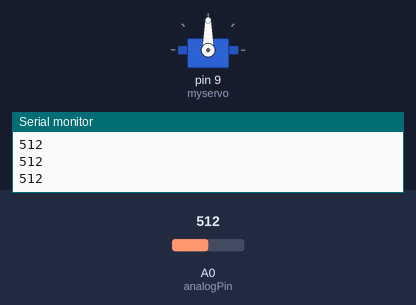
The sketch below on a simulated Arduino Uno, built with avr-gcc and run on an emulated ATmega328P. Shown: servo, the last lines printed to the serial monitor. The inputs (shaded band) are chosen by the test bench; at power-on: A0 (analogPin) = 512.

Above: at 1.2 s.
1.3 s: A0 (analogPin) set to 716
At 2.5 s:
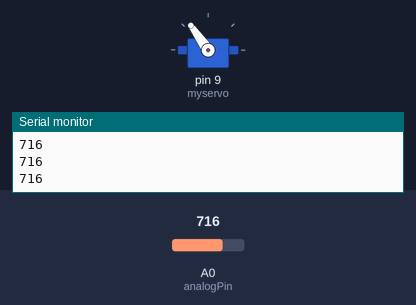
2.8 s: A0 (analogPin) set to 900
At 3.6 s:
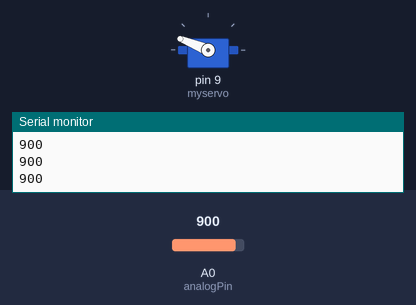
4.3 s: A0 (analogPin) set to 1023
At 4.9 s:
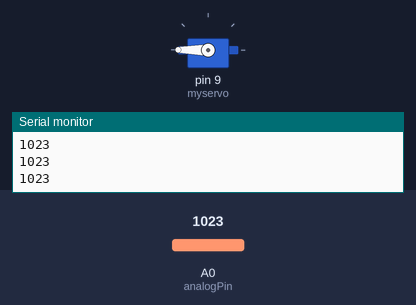
5.8 s: A0 (analogPin) set to 306
At 7.0 s:
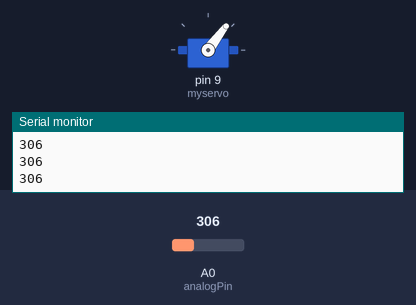
7.3 s: A0 (analogPin) set to 122
At 8.4 s:
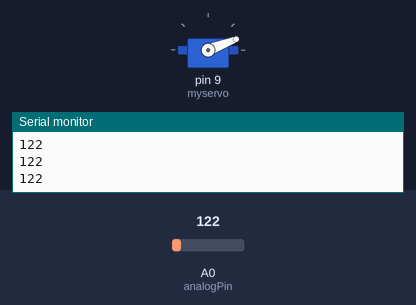
8.8 s: A0 (analogPin) set to 0
At 9.4 s:
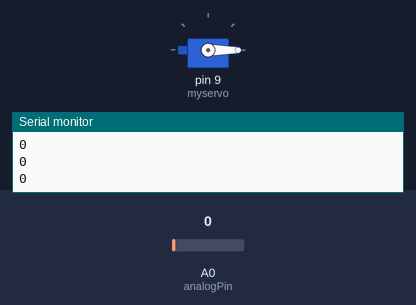
Timing chart, 0 to 11.3 s (numbered marks = the images above; inputs shaded):
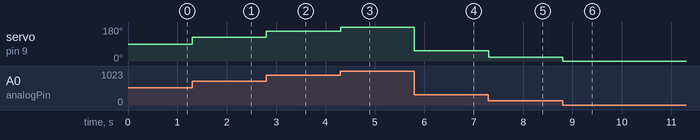

The sketch:

potenciometro_servo_motor.ino
```cpp
#include <Servo.h>
Servo myservo;
int analogPin = 0;
int val = 0;

void setup()
{
    // put your setup code here, to run once:
    myservo.attach(9);
    Serial.begin(9600);
}

void loop()
{
    // put your main code here, to run repeatedly:

    //  myservo.write(180);
    //  delay(500);
    //  myservo.write(0);
    //  delay(500);
    //  myservo.write(90);
    //  delay(500);

    val = analogRead(analogPin);
    //  analogWrite(ledPin, val / 4);
    Serial.println(val);
    myservo.write(map(val, 0, 1023, 0, 180));
    delay(5);
}
```

Measured:
- after the input at 1.3 s, servo on pin 9 (myservo): 90° → 125° at once
- after the input at 2.8 s, servo on pin 9 (myservo): 125° → 158° at once
- after the input at 4.3 s, servo on pin 9 (myservo): 158° → 180° at once
- after the input at 5.8 s, servo on pin 9 (myservo): 180° → 53° at once
- after the input at 7.3 s, servo on pin 9 (myservo): 53° → 21° at once
- after the input at 8.8 s, servo on pin 9 (myservo): 21° → 0° at once
